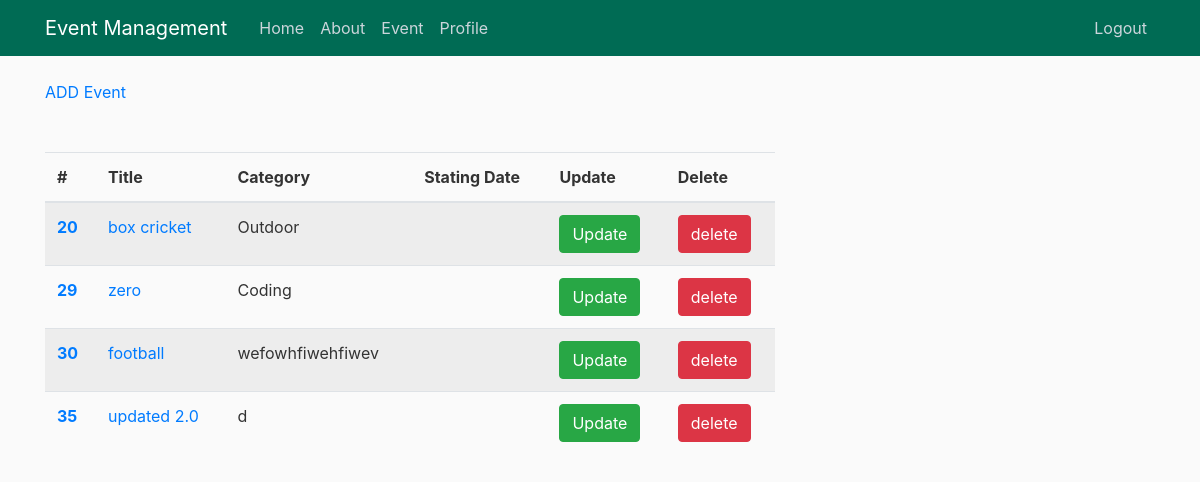
The app's page /event_view/ (signed in), older data.
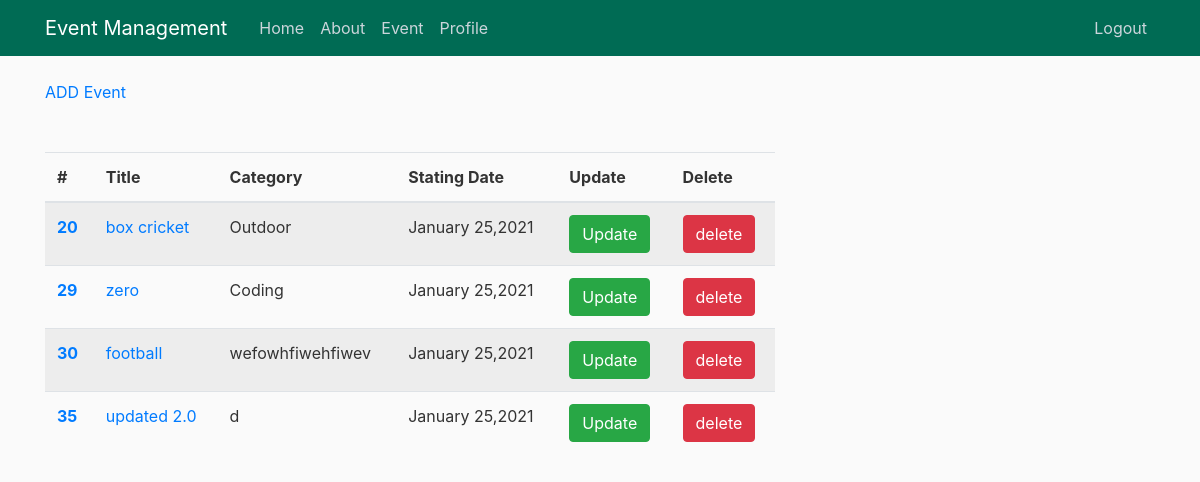
The same page, newer data.
### event/models.py (models this page shows, shortened)
class Eventlist(models.Model):
    postby = models.ForeignKey(User, on_delete=models.CASCADE, null=True)
    title = models.CharField(max_length=100)
    description = models.TextField()
    organizer = models.CharField(max_length=100)
    joiningfees = models.CharField(max_length=10)
    pricemoney = models.CharField(max_length=10)
    members = models.CharField(max_length=5, null=True)
    link = models.CharField(max_length=100)
    Eventtime = models.CharField(max_length=20)
    venue = models.TextField()
    StartingDate = models.DateTimeField(blank=False, null=True)
    Endingdate = models.DateTimeField(blank=False, null=True)
    Category = models.CharField(max_length=50, default="")
    numberofseats = models.CharField(max_length=50, null=True)

### event/views.py (the view)
# urls.py: path('event_view/', views.event_view, name='event-view'),
@login_required
def event_view(request):
    if request.method == 'POST':
        postby = request.user
        event_title = request.POST['event_title']
        category = request.POST['Category']
        description = request.POST['description']
        organizer = request.POST['organizer']
        venue = request.POST['venue']
        starting_date = request.POST['starting_date']
        ending_date = request.POST['ending_date']
        duration = request.POST['duration']
        fee = request.POST['fee']
        price = request.POST['price']
        numberofparticipants = request.POST['numberofparticipants']
        link = request.POST['link']
        numberofseats = request.POST['numberofseats']
        obj = Eventlist(postby=postby, title=event_title, description=description, organizer=organizer, joiningfees=fee, pricemoney=price, members=numberofparticipants,
                        link=link, Eventtime=duration, venue=venue, StartingDate=starting_date, Endingdate=ending_date, Category=category, numberofseats=numberofseats)
        obj.save()
        return redirect('/')
    else:
        requser = request.user
        obj1 = Eventlist.objects.filter(postby=requser)
        return render(request, 'event/event_view.html', {'obj': obj1})

### event/templates/event/event_view.html (shortened to what this page needs)
{% extends "event/base.html" %}
{% block content %}
<a href="/event_view/add">ADD Event</a><br />
<br />
<br />
<table class="table table-striped">
  <thead class="thead-success">
    <tr>
      <th scope="col">#</th>
      <th scope="col">Title</th>
      <th scope="col">Category</th>
      <th scope="col">Stating Date</th>
      <th scope="col">Update</th>
      <th scope="col">Delete</th>
    </tr>
  </thead>
  <tbody>
    {% for events in obj %}
    <tr>
      <th scope="row"><a href="/event_user/{{events.id}}">{{events.id}}</a></th>
      <td><a href="/event_user/{{events.id}}">{{events.title}}</a></td>
      <td>{{events.Category}}</td>
      <td>{{events.StartingDate|date:"F d,Y"}}</td>
      <td>
        <form action="/event_view/{{events.id}}/update" method="POST">
          <input type="submit" class="btn btn-success" name="Update" value="Update">
        </form>
      </td>
      <td>
        <form action="/event_view/{{events.id}}/delete" method="POST">
          <input type="submit" class="btn btn-danger" name="Delete" value="delete">
        </form>
      </td>
    </tr>
    {% endfor %}
  </tbody>
</table>
{% endblock content %}

Row changes from the older to the newer data that the page shows:
changed Eventlist "box cricket": StartingDate (not shown) → "January 25,2021"
changed Eventlist "zero": StartingDate (not shown) → "January 25,2021"
changed Eventlist "football": StartingDate (not shown) → "January 25,2021"
changed Eventlist "updated 2.0": StartingDate (not shown) → "January 25,2021"
